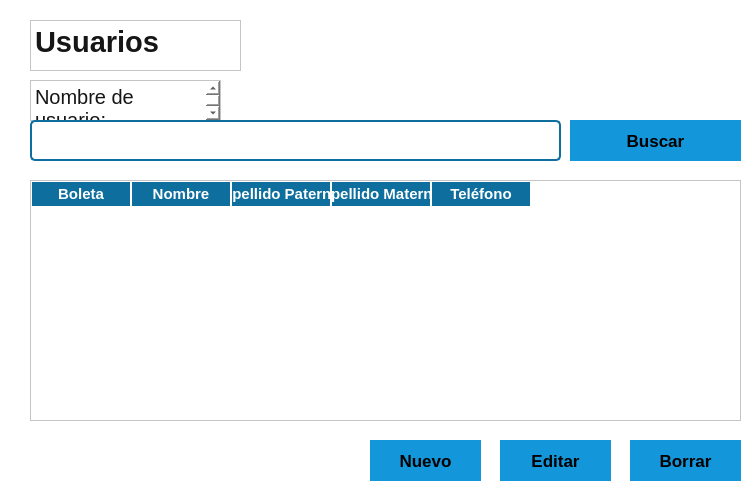
       <widget class="QWidget" name="usuarios">
        <property name="styleSheet">
         <string notr="true">background-color: rgb(255, 255, 255);</string>
        </property>
        <widget class="QPlainTextEdit" name="plainTextEdit_9">
         <property name="geometry">
          <rect>
           <x>30</x>
           <y>20</y>
           <width>211</width>
           <height>51</height>
          </rect>
         </property>
         <property name="font">
          <font>
           <pointsize>22</pointsize>
           <bold>true</bold>
          </font>
         </property>
         <property name="styleSheet">
          <string notr="true">color: rgb(22, 22, 22);</string>
         </property>
         <property name="plainText">
          <string>Usuarios</string>
         </property>
        </widget>
        <widget class="QPlainTextEdit" name="plainTextEdit_13">
         <property name="geometry">
          <rect>
           <x>30</x>
           <y>80</y>
           <width>191</width>
           <height>41</height>
          </rect>
         </property>
         <property name="font">
          <font>
           <pointsize>15</pointsize>
          </font>
         </property>
         <property name="styleSheet">
          <string notr="true">color: rgb(22, 22, 22);</string>
         </property>
         <property name="plainText">
          <string>Nombre de usuario:</string>
         </property>
        </widget>
        <widget class="QLineEdit" name="lineEdit_4">
         <property name="geometry">
          <rect>
           <x>30</x>
           <y>120</y>
           <width>531</width>
           <height>41</height>
          </rect>
         </property>
         <property name="font">
          <font>
           <pointsize>15</pointsize>
          </font>
         </property>
         <property name="styleSheet">
          <string notr="true">border: 2px solid #0e6f9f;
border-radius: 5px;
padding: 4px;
color: rgb(22, 22, 22);</string>
         </property>
        </widget>
        <widget class="QPushButton" name="pushButton_5">
         <property name="geometry">
          <rect>
           <x>570</x>
           <y>120</y>
           <width>171</width>
           <height>41</height>
          </rect>
         </property>
         <property name="font">
          <font>
           <pointsize>13</pointsize>
           <bold>true</bold>
          </font>
         </property>
         <property name="styleSheet">
          <string notr="true">
QPushButton {
background-color: rgb(20, 150, 218);
    border: none;
    padding: 10px;
}
QPushButton:hover {
    background-color: #0a4f6f;
}
QPushButton:pressed {
    background-color: rgb(20, 150, 218);
}</string>
         </property>
         <property name="text">
          <string>Buscar</string>
         </property>
        </widget>
        <widget class="QTableWidget" name="tabla_usuarios">
         <property name="enabled">
          <bool>false</bool>
         </property>
         <property name="geometry">
          <rect>
           <x>30</x>
           <y>180</y>
           <width>711</width>
           <height>241</height>
          </rect>
         </property>
         <property name="styleSheet">
          <string notr="true">QHeaderView::section { 
    background-color: #0e6f9f;
    color: white;
    font-weight: bold;
	font-size: 15px;
	border: 1px solid #ffffff;
    }
QTableWidget::item { 
	color: black;
	font-weight: bold;
	border: 1px solid #000000;
}</string>
         </property>
         <property name="sizeAdjustPolicy">
          <enum>QAbstractScrollArea::SizeAdjustPolicy::AdjustToContents</enum>
         </property>
         <column>
          <property name="text">
           <string notr="true">Boleta</string>
          </property>
          <property name="toolTip">
           <string notr="true"/>
          </property>
          <property name="font">
           <font>
            <pointsize>13</pointsize>
           </font>
          </property>
          <property name="background">
           <color>
            <red>14</red>
            <green>111</green>
            <blue>159</blue>
           </color>
          </property>
          <property name="foreground">
           <brush brushstyle="NoBrush">
            <color alpha="255">
             <red>255</red>
             <green>255</green>
             <blue>255</blue>
            </color>
           </brush>
          </property>
         </column>
         <column>
          <property name="text">
           <string>Nombre</string>
          </property>
          <property name="font">
           <font>
            <pointsize>13</pointsize>
           </font>
          </property>
          <property name="background">
           <color>
            <red>14</red>
            <green>111</green>
            <blue>159</blue>
           </color>
          </property>
         </column>
         <column>
          <property name="text">
           <string>Apellido Paterno</string>
          </property>
          <property name="font">
           <font>
            <pointsize>13</pointsize>
           </font>
          </property>
          <property name="background">
           <color>
            <red>14</red>
            <green>111</green>
            <blue>159</blue>
           </color>
          </property>
         </column>
         <column>
          <property name="text">
           <string>Apellido Materno</string>
          </property>
          <property name="font">
           <font>
            <pointsize>13</pointsize>
           </font>
          </property>
          <property name="background">
           <color>
            <red>14</red>
            <green>111</green>
            <blue>159</blue>
           </color>
          </property>
         </column>
         <column>
          <property name="text">
           <string>Teléfono</string>
          </property>
          <property name="font">
           <font>
            <pointsize>13</pointsize>
           </font>
          </property>
          <property name="background">
           <color>
            <red>14</red>
            <green>111</green>
            <blue>159</blue>
           </color>
          </property>
         </column>
        </widget>
        <widget class="QPushButton" name="pushButton_6">
         <property name="geometry">
          <rect>
           <x>370</x>
           <y>440</y>
           <width>111</width>
           <height>41</height>
          </rect>
         </property>
         <property name="font">
          <font>
           <pointsize>13</pointsize>
           <bold>true</bold>
          </font>
         </property>
         <property name="styleSheet">
          <string notr="true">
QPushButton {
background-color: rgb(20, 150, 218);
    border: none;
    padding: 10px;
}
QPushButton:hover {
    background-color: #0a4f6f;
}
QPushButton:pressed {
    background-color: rgb(20, 150, 218);
}</string>
         </property>
         <property name="text">
          <string>Nuevo</string>
         </property>
        </widget>
        <widget class="QPushButton" name="pushButton_7">
         <property name="geometry">
          <rect>
           <x>500</x>
           <y>440</y>
           <width>111</width>
           <height>41</height>
          </rect>
         </property>
         <property name="font">
          <font>
           <pointsize>13</pointsize>
           <bold>true</bold>
          </font>
         </property>
         <property name="styleSheet">
          <string notr="true">
QPushButton {
background-color: rgb(20, 150, 218);
    border: none;
    padding: 10px;
}
QPushButton:hover {
    background-color: #0a4f6f;
}
QPushButton:pressed {
    background-color: rgb(20, 150, 218);
}</string>
         </property>
         <property name="text">
          <string>Editar</string>
         </property>
        </widget>
        <widget class="QPushButton" name="pushButton_8">
         <property name="geometry">
          <rect>
           <x>630</x>
           <y>440</y>
           <width>111</width>
           <height>41</height>
          </rect>
         </property>
         <property name="font">
          <font>
           <pointsize>13</pointsize>
           <bold>true</bold>
          </font>
         </property>
         <property name="styleSheet">
          <string notr="true">
QPushButton {
background-color: rgb(20, 150, 218);
    border: none;
    padding: 10px;
}
QPushButton:hover {
    background-color: #0a4f6f;
}
QPushButton:pressed {
    background-color: rgb(20, 150, 218);
}</string>
         </property>
         <property name="text">
          <string>Borrar</string>
         </property>
        </widget>
       </widget>
